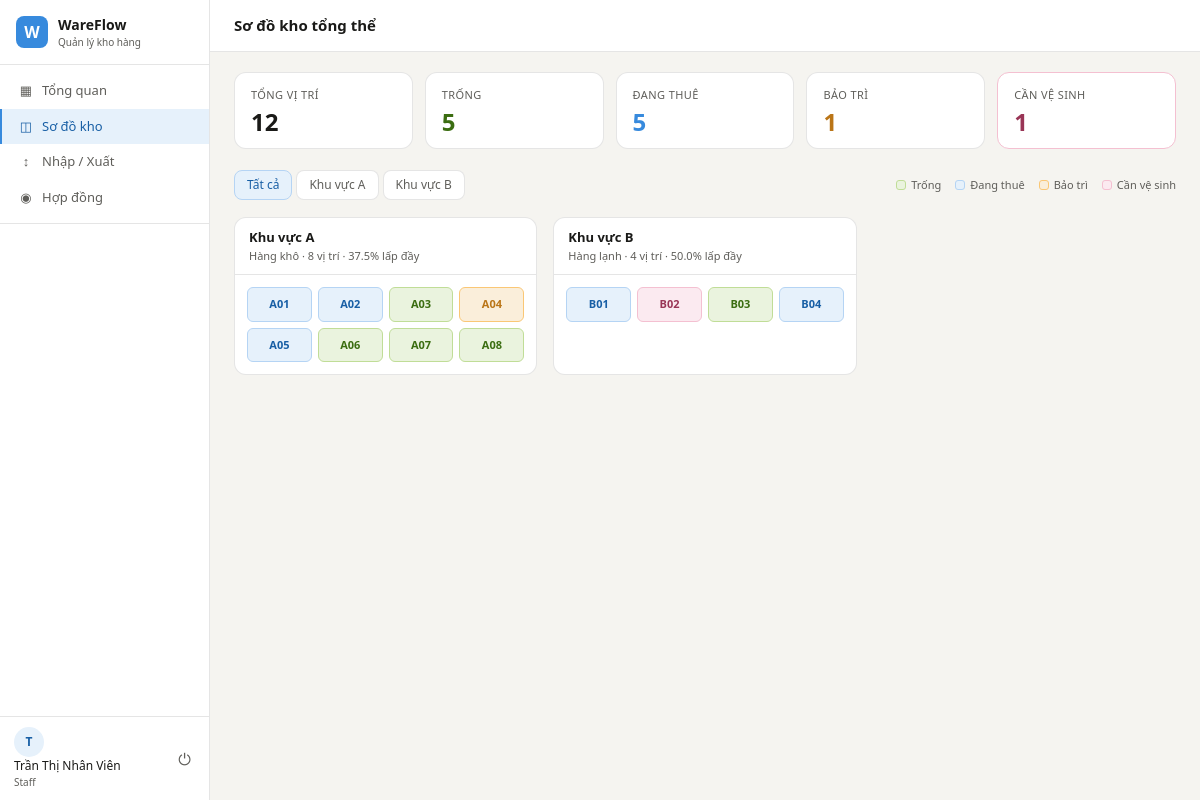
The page /warehouse/ (signed in) on the database its author committed.
### app/models/__init__.py (models this page shows, shortened)
class User(UserMixin, db.Model):
    __tablename__ = 'users'
    id           = db.Column(db.Integer, primary_key=True)
    username     = db.Column(db.String(80), unique=True, nullable=False)
    email        = db.Column(db.String(120), unique=True, nullable=False)
    password_hash = db.Column(db.String(256), nullable=False)
    full_name    = db.Column(db.String(150))
    phone        = db.Column(db.String(20))
    role         = db.Column(db.String(20), default=UserRole.STAFF.value)
    is_active    = db.Column(db.Boolean, default=True)
    created_at   = db.Column(db.DateTime, default=datetime.utcnow)
    def is_admin(self):
        return self.role == UserRole.ADMIN.value

class Zone(db.Model):
    __tablename__ = 'zones'
    id           = db.Column(db.Integer, primary_key=True)
    code         = db.Column(db.String(10), unique=True, nullable=False)  # 'A', 'B'
    name         = db.Column(db.String(100), nullable=False)               # 'Khu vực A'
    description  = db.Column(db.String(200))                               # 'Hàng khô'
    max_area_m2  = db.Column(db.Float, default=0)                         # Diện tích tối đa
    max_weight_kg = db.Column(db.Float, default=0)                        # Tải trọng tối đa
    created_at   = db.Column(db.DateTime, default=datetime.utcnow)
    slots = db.relationship('Slot', backref='zone', lazy='dynamic',
                            cascade='all, delete-orphan')
    @property
    def total_slots(self):
        return self.slots.count()
    @property
    def rented_slots(self):
        return self.slots.filter_by(status=SlotStatus.RENTED.value).count()
    @property
    def occupancy_rate(self):
        total = self.total_slots
        if total == 0:
            return 0
        return round(self.rented_slots / total * 100, 1)

class Slot(db.Model):
    __tablename__ = 'slots'
    id           = db.Column(db.Integer, primary_key=True)
    code         = db.Column(db.String(20), unique=True, nullable=False)  # 'A01', 'B03'
    zone_id      = db.Column(db.Integer, db.ForeignKey('zones.id'), nullable=False)
    row_number   = db.Column(db.Integer)          # Dãy kệ
    floor_number = db.Column(db.Integer)          # Tầng
    area_m2      = db.Column(db.Float, default=0)
    volume_m3    = db.Column(db.Float, default=0)
    max_weight_kg = db.Column(db.Float, default=0)
    status       = db.Column(db.String(20), default=SlotStatus.EMPTY.value)
    notes        = db.Column(db.Text)
    updated_at   = db.Column(db.DateTime, default=datetime.utcnow,
                             onupdate=datetime.utcnow)
    contract_slots = db.relationship('ContractSlot', backref='slot', lazy='dynamic')

### app/routes/warehouse.py (the view)
@warehouse_bp.route('/')
@login_required
def index():
    zones = Zone.query.all()
    selected_zone = request.args.get('zone', 'all')
    if selected_zone != 'all':
        zone_obj = Zone.query.filter_by(code=selected_zone).first()
        slots = zone_obj.slots.all() if zone_obj else []
    else:
        slots = Slot.query.all()
    stats = {
        'total':    Slot.query.count(),
        'empty':    Slot.query.filter_by(status=SlotStatus.EMPTY.value).count(),
        'rented':   Slot.query.filter_by(status=SlotStatus.RENTED.value).count(),
        'maintain': Slot.query.filter_by(status=SlotStatus.MAINTENANCE.value).count(),
        'cleaning': Slot.query.filter_by(status=SlotStatus.CLEANING.value).count(),
    }
    return render_template('warehouse/index.html',
                           zones=zones,
                           slots=slots,
                           selected_zone=selected_zone,
                           stats=stats,
                           status_labels=STATUS_LABELS)

### app/models/__init__.py (called while the page is built)
@login_manager.user_loader
def load_user(user_id):
    return User.query.get(int(user_id))

### run.py (called while the page is built)
@app.context_processor
def inject_globals():
    from datetime import datetime
    return {'now': datetime.now()}

### app/templates/warehouse/index.html (shortened to what this page needs)
{% extends 'base.html' %}
{% block page_title %}Sơ đồ kho tổng thể{% endblock %}
{% block content %}
<div class="stat-cards" style="grid-template-columns:repeat(5,1fr)">
  <div class="stat-card">
    <div class="stat-label">Tổng vị trí</div>
    <div class="stat-value">{{ stats.total }}</div>
  </div>
  <div class="stat-card green">
    <div class="stat-label">Trống</div>
    <div class="stat-value">{{ stats.empty }}</div>
  </div>
  <div class="stat-card blue">
    <div class="stat-label">Đang thuê</div>
    <div class="stat-value">{{ stats.rented }}</div>
  </div>
  <div class="stat-card amber">
    <div class="stat-label">Bảo trì</div>
    <div class="stat-value">{{ stats.maintain }}</div>
  </div>
  <div class="stat-card" style="border-color:#F4C0D1">
    <div class="stat-label">Cần vệ sinh</div>
    <div class="stat-value" style="color:var(--pink)">{{ stats.cleaning }}</div>
  </div>
</div>
<div class="filter-bar mb-16">
  <div class="filter-tabs">
    <a href="{{ url_for('warehouse.index') }}"
       class="filter-tab {{ 'active' if selected_zone=='all' }}">Tất cả</a>
    {% for zone in zones %}
    <a href="{{ url_for('warehouse.index', zone=zone.code) }}"
       class="filter-tab {{ 'active' if selected_zone==zone.code }}">
      {{ zone.name }}
    </a>
    {% endfor %}
  </div>
  <div class="legend-row" style="margin-left:auto">
    <div class="legend-item">
      <div class="legend-dot" style="background:var(--green-bg);border:1px solid #C0DD97"></div> Trống
    </div>
    <div class="legend-item">
      <div class="legend-dot" style="background:var(--blue-bg);border:1px solid #B5D4F4"></div> Đang thuê
    </div>
    <div class="legend-item">
      <div class="legend-dot" style="background:var(--amber-bg);border:1px solid #FAC775"></div> Bảo trì
    </div>
    <div class="legend-item">
      <div class="legend-dot" style="background:var(--pink-bg);border:1px solid #F4C0D1"></div> Cần vệ sinh
    </div>
  </div>
</div>
<div class="zone-grid">
  {% for zone in zones %}
    {% if selected_zone == 'all' or selected_zone == zone.code %}
    <div class="zone-panel">
      <div class="zone-header">
        <div>
          <div class="zone-name">{{ zone.name }}</div>
          <div class="zone-desc">{{ zone.description }} · {{ zone.total_slots }} vị trí · {{ zone.occupancy_rate }}% lấp đầy</div>
        </div>
      </div>
      <div class="zone-body">
        <div class="slots-grid">
          {% for slot in zone.slots %}
          <div class="slot-cell slot-{{ slot.status }}"
               onclick="loadSlotDetail({{ slot.id }})"
               title="{{ slot.code }} — {{ status_labels[slot.status][0] }}">
            {{ slot.code }}
          </div>
          {% else %}
          <div style="grid-column:1/-1;text-align:center;color:var(--text-muted);font-size:12px;padding:16px">
            Chưa có vị trí nào
          </div>
          {% endfor %}
        </div>
      </div>
    </div>
    {% endif %}
  {% else %}
  <div style="text-align:center;color:var(--text-muted);padding:40px">
    Chưa có khu vực nào. <a href="{{ url_for('warehouse.zone_create') }}">Tạo khu vực đầu tiên</a>
  </div>
  {% endfor %}
</div>
{% endblock %}

### app/templates/base.html (shortened to what this page needs)
<!DOCTYPE html>
<html lang="vi">
<head>
  <link rel="stylesheet" href="{{ url_for('static', filename='css/main.css') }}">
</head>
<body>
{% if current_user.is_authenticated %}
<div class="app-layout">
  <aside class="sidebar">
    <div class="sidebar-logo">
      <div class="logo-icon">W</div>
      <div>
        <div class="logo-name">WareFlow</div>
        <div class="logo-sub">Quản lý kho hàng</div>
      </div>
    </div>
    <nav class="sidebar-nav">
      <a href="{{ url_for('dashboard.index') }}"
         class="nav-item {% if request.endpoint == 'dashboard.index' %}active{% endif %}">
        <span class="nav-icon">▦</span> Tổng quan
      </a>
      <a href="{{ url_for('warehouse.index') }}"
         class="nav-item {% if 'warehouse' in request.endpoint %}active{% endif %}">
        <span class="nav-icon">◫</span> Sơ đồ kho
      </a>
      <a href="{{ url_for('logistics.index') }}"
         class="nav-item {% if 'logistics' in request.endpoint %}active{% endif %}">
        <span class="nav-icon">↕</span> Nhập / Xuất
      </a>
      <a href="{{ url_for('contracts.index') }}"
         class="nav-item {% if 'contracts' in request.endpoint %}active{% endif %}">
        <span class="nav-icon">◉</span> Hợp đồng
      </a>
      <div class="nav-divider"></div>
    </nav>
    <div class="sidebar-footer">
      <div class="user-info">
        <div class="user-avatar">{{ current_user.full_name[0] if current_user.full_name else current_user.username[0] }}</div>
        <div>
          <div class="user-name">{{ current_user.full_name or current_user.username }}</div>
          <div class="user-role">{{ current_user.role | capitalize }}</div>
        </div>
      </div>
      <a href="{{ url_for('auth.logout') }}" class="logout-btn" title="Đăng xuất">⏻</a>
    </div>
  </aside>
  <div class="main-content">
    <header class="topbar">
      <h1 class="page-title">{% block page_title %}{% endblock %}</h1>
    </header>
    <div class="content-body">
      {% block content %}{% endblock %}
    </div>
  </div>
</div>
{% else %}
  {% block auth_content %}{% endblock %}
{% endif %}
</body>
</html>

### rows shown on the page
User: full_name "T", full_name "Trần Thị Nhân Viên", role "Staff"
Zone: name "Khu vực A", description "Hàng khô", total_slots "8", occupancy_rate "37.5"
Zone: name "Khu vực B", description "Hàng lạnh", total_slots "4", occupancy_rate "50.0"
Slot: code "A01"
Slot: code "A02"
Slot: code "A03"
Slot: code "A04"
Slot: code "A05"
Slot: code "A06"
Slot: code "A07"
Slot: code "A08"
Slot: code "B01"
Slot: code "B02"
Slot: code "B03"
Slot: code "B04"

### other values the page prints
{{ stats.total }} "12"
{{ stats.empty }} "5"
{{ stats.rented }} "5"
{{ stats.maintain }} "1"
{{ stats.cleaning }} "1"
